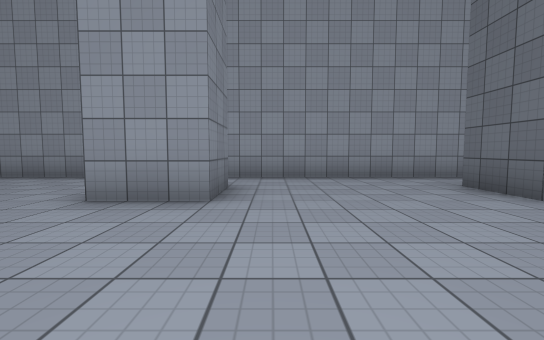
view 1 (above)

22 first-person views from a walk through a 3-D level made in the Unity game engine. The camera is 1.2 m above the floor, tilts 4° down and sees 90° across. The floor is counted in squares, 2 m on a side. Each view is taken from the middle of a square. On the plan, view 1 faces up. The plan holds only what a view shows up to about 9 squares ahead; the rest is blank. The place goes on beyond the plan. The player character is not drawn. Surface patterns are stand-ins for the level's own textures.

view 2
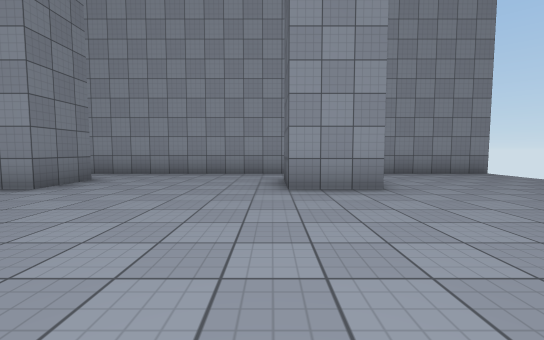

view 3
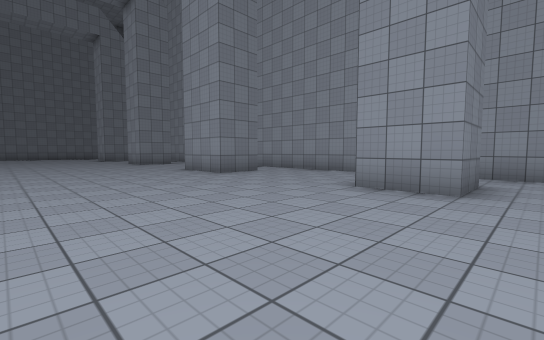

view 4
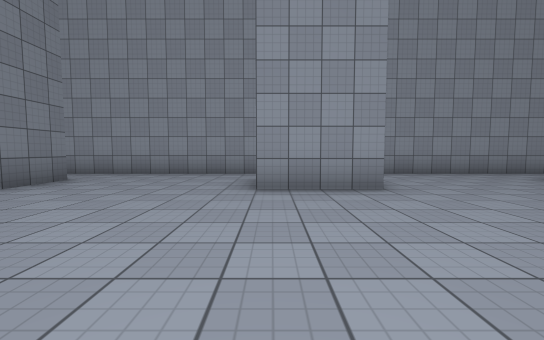

view 5
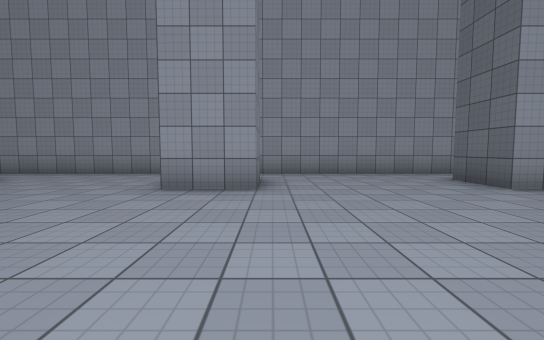

view 6
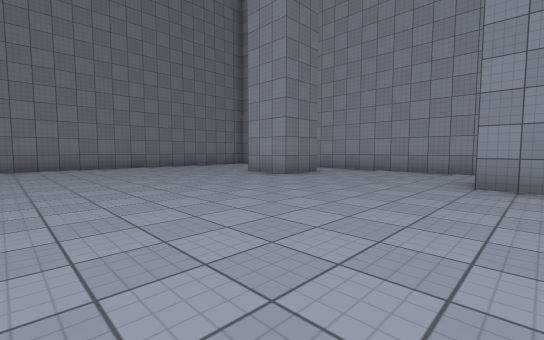

view 7
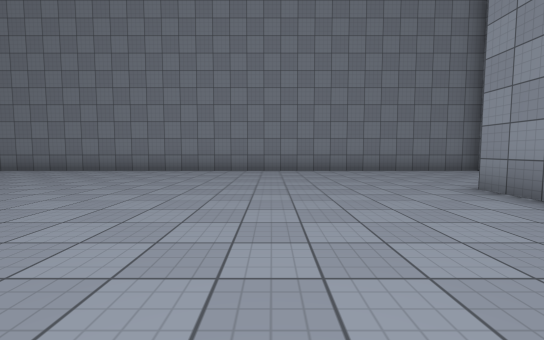

view 8
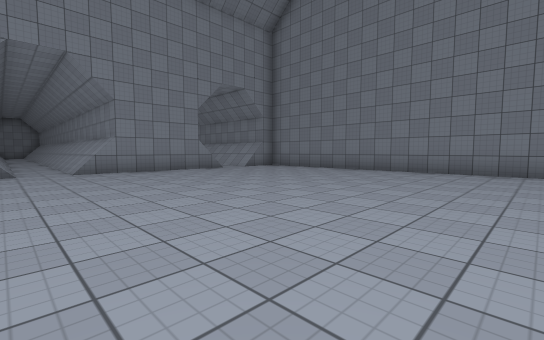

view 9
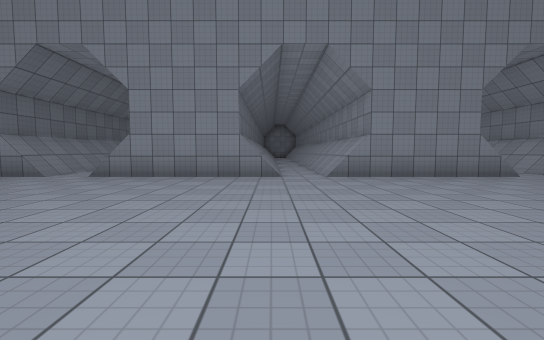

view 10
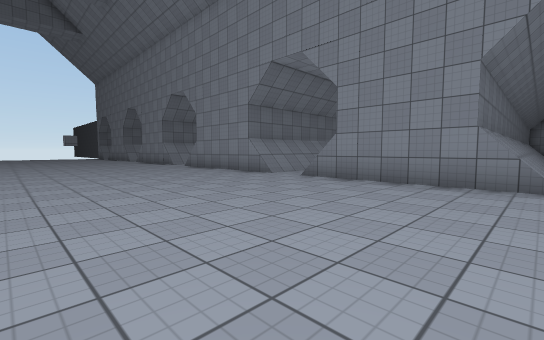

view 11
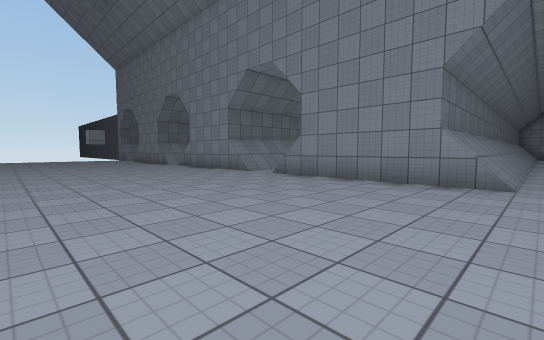

view 12
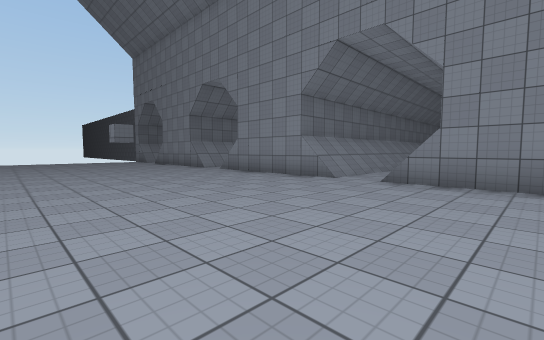

view 13
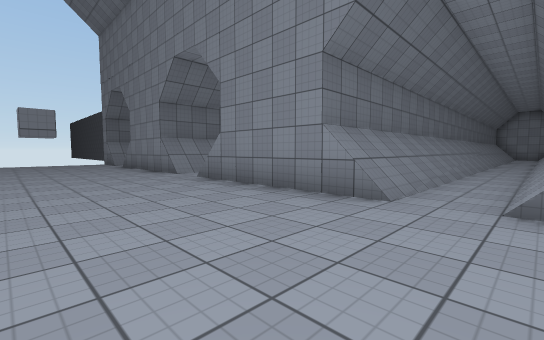

view 14
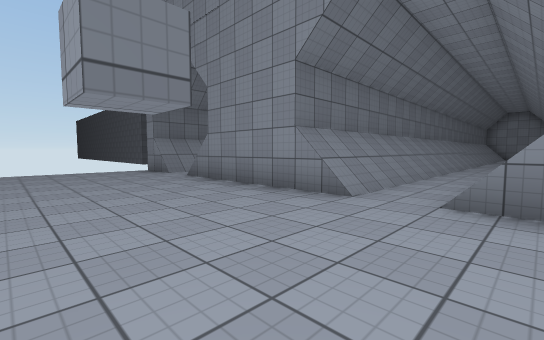

view 15
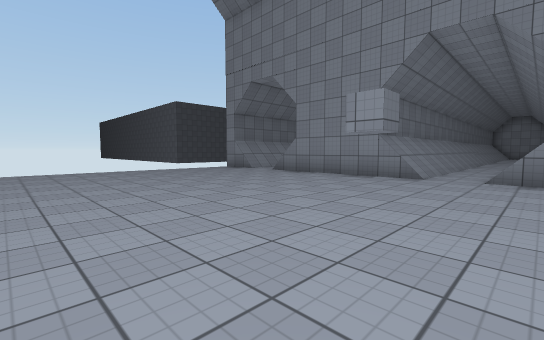

view 16
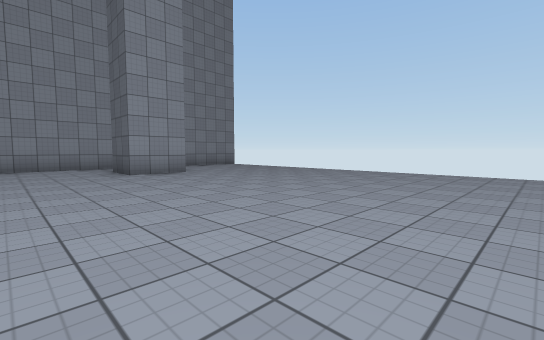

view 17
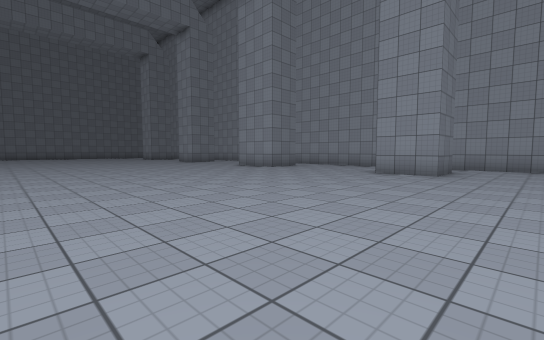

view 18
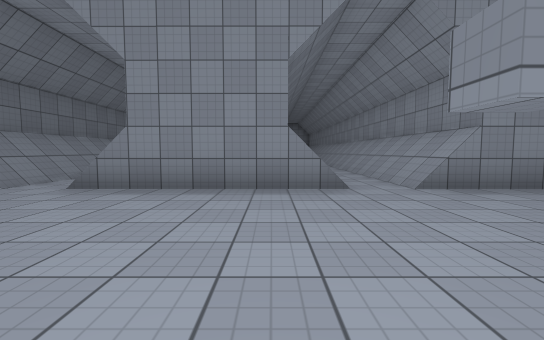

view 19
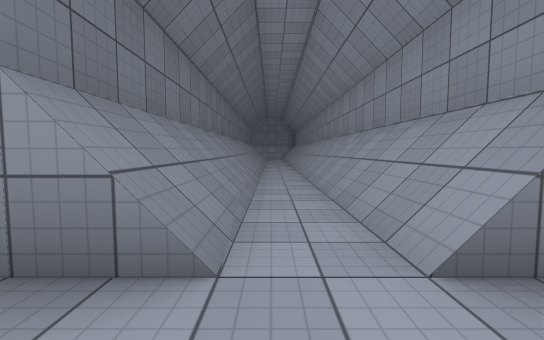

view 20
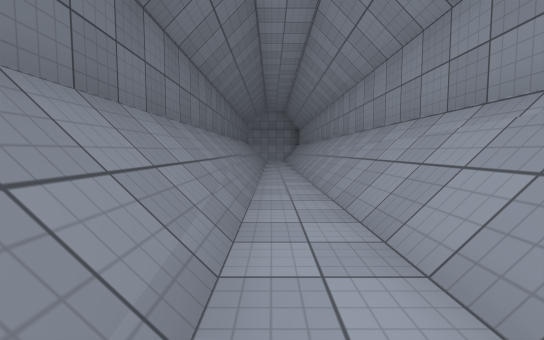

view 21
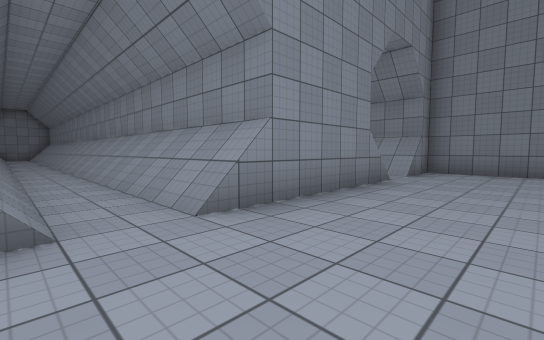

view 22
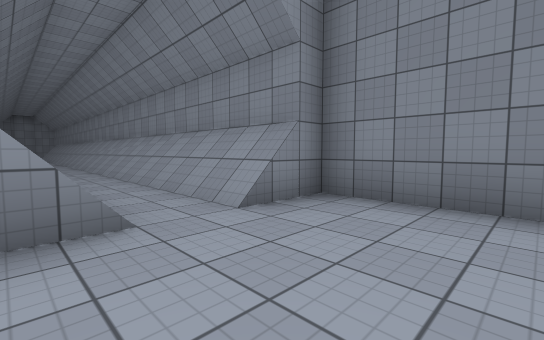

### Floor plan
Key: @ floor where view 1 was taken; # wall or solid block; x gap in a wall; . floor; / step, stairs or slope.
Columns run from 24 left of view 1 to 9 right of it. Each row starts with its distance up from view 1.
  7      ############################
  6 #.   ............ ........... ...x
  5 #...  ........... ...............
  4 #....##....#....##....##....#....
  3 #...............................
  2 #................................
  1 #................................
  0 #.......................@........
 -1 #................................
 -2 #...........  ...................
 -3 #.........   ....................
 -4 #.........   ....................
 -5 #................................
 -6 #................................
 -7 #.........................#......
 -8 #................................
 -9 #................................
-10 #././.././..././..././.././.../..
-11 ##/. ##/./### ./###/./##/./###/./#
-12  #/.  #/./#   ./#  /./##/./# #/./#
-13  #/.  #/./#   ./#  /./##/./# #/./#
-14  #/.  #/./#   ./#  /./##/./# #/./#
-15  #/.  #/./#   ./#  /./##/./# #/./#
-16  #/.  #/./#   ./#  /./#  ./# #/./#
-17  #/.  #/./#   ./#  /./#  ./# #/./#
-18  #/.  #/./         /./#  ./  #/./#

Where each view was taken, in squares from view 1:
view 1: 0 up, 0 right, facing up
view 2: 1 down, 3 right, facing up
view 3: 1 down, 0 right, facing up-left
view 4: 1 down, 8 left, facing up
view 5: 1 down, 12 left, facing up
view 6: 2 down, 13 left, facing up-left
view 7: 0 up, 15 left, facing left
view 8: 2 down, 15 left, facing down-left
view 9: 4 down, 15 left, facing down
view 10: 5 down, 15 left, facing down-right
view 11: 5 down, 10 left, facing down-right
view 12: 5 down, 7 left, facing down-right
view 13: 7 down, 5 left, facing down-right
view 14: 7 down, 0 right, facing down-right
view 15: 4 down, 0 right, facing down-right
view 16: 4 down, 1 right, facing up-right
view 17: 4 down, 1 right, facing up-left
view 18: 6 down, 3 right, facing down
view 19: 9 down, 7 right, facing down
view 20: 12 down, 7 right, facing down
view 21: 8 down, 15 left, facing down-left
view 22: 8 down, 20 left, facing down-left
